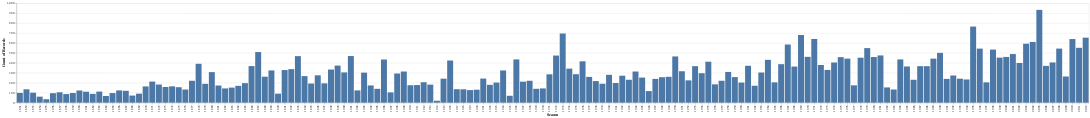

Here is the notebook cell this chart was saved with:
### Markdown cell above
## Number of records per season bar chart

### Code cell
alt.Chart(tracts).mark_bar().encode(
    x = 'Season:O',
    y = 'count()'
)

### Figure 1 — Vega specification as saved in the notebook (floating-point values rounded to 4 significant figures; data arrays with more than 128 entries replaced by an {"elided": "..."} marker saying what was removed)
{"$schema": "https://vega.github.io/schema/vega/v5.json", "data": [{"name": "source_0", "values": {"elided": "162 records"}}, {"name": "source_0_x_domain_Season", "values": {"elided": "162 records"}}, {"name": "source_0_y_domain___count", "values": [{"min": 19, "max": 934}]}], "signals": [{"name": "x_step", "value": 20}, {"name": "width", "update": "bandspace(domain('x').length, 0.1, 0.05) * x_step"}], "marks": [{"type": "rect", "name": "marks", "from": {"data": "source_0"}, "encode": {"update": {"y": {"field": "__count", "scale": "y"}, "y2": {"value": 0, "scale": "y"}, "width": {"signal": "max(0.25, bandwidth('x'))"}, "fill": {"value": "#4c78a8"}, "description": {"signal": "\"Season: \" + (isValid(datum[\"Season\"]) ? datum[\"Season\"] : \"\"+datum[\"Season\"]) + \"; Count of Records: \" + (format(datum[\"__count\"], \"\"))"}, "ariaRoleDescription": {"value": "bar"}, "x": {"field": "Season", "scale": "x"}}}, "style": ["bar"]}], "scales": [{"name": "x", "type": "band", "domain": {"data": "source_0_x_domain_Season", "field": "Season", "sort": true}, "range": {"step": {"signal": "x_step"}}, "paddingOuter": 0.05, "paddingInner": 0.1}, {"name": "y", "type": "linear", "domain": [{"signal": "(data(\"source_0_y_domain___count\")[0] || {}).min"}, {"signal": "(data(\"source_0_y_domain___count\")[0] || {}).max"}], "range": [{"signal": "height"}, 0], "nice": true, "zero": true}], "axes": [{"scale": "y", "maxExtent": 0, "orient": "left", "ticks": false, "labels": false, "tickCount": {"signal": "ceil(height/40)"}, "domain": false, "aria": false, "grid": true, "minExtent": 0, "zindex": 0, "gridScale": "x"}, {"scale": "x", "labelBaseline": "middle", "grid": false, "title": "Season", "orient": "bottom", "zindex": 0, "labelAngle": 270, "labelAlign": "right"}, {"scale": "y", "grid": false, "tickCount": {"signal": "ceil(height/40)"}, "zindex": 0, "orient": "left", "labelOverlap": true, "title": "Count of Records"}], "height": 300, "padding": 5, "background": "white", "style": "cell"}
